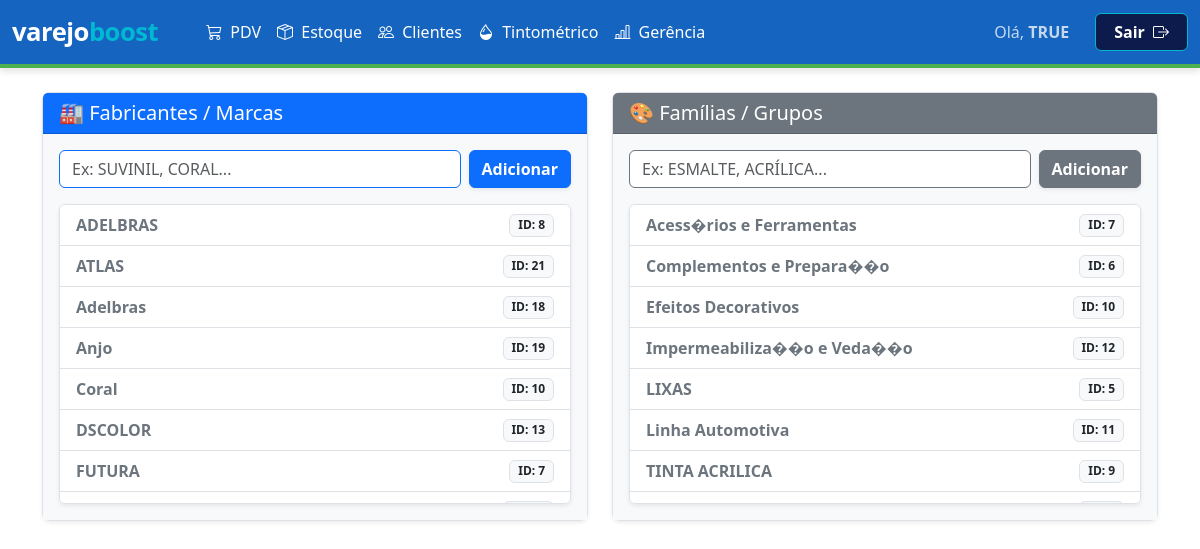
/gerencia/auxiliares/ (signed in), run on the app's committed database.
### inventario/models.py (models this page shows, shortened)
class Marca(models.Model):
    nome = models.CharField(max_length=100, unique=True)

class Familia(models.Model):
    nome = models.CharField(max_length=100, unique=True)

### inventario/views/auxiliares.py (the view)
# urls.py: path('gerencia/auxiliares/', auxiliares.tela_marcas, name='tela_gerencia_auxiliares'),
def tela_marcas(request):
    if 'usuario_logado' not in request.session:
        return redirect('login')
    familias = Familia.objects.all().order_by('nome')
    marcas = Marca.objects.all().order_by('nome')
    return render(request, 'inventario/gerencia_auxiliares.html', {
        'familias': familias, 'marcas': marcas, 'marcas_list': marcas, 'fabricantes': marcas, 'aba_ativa': 'marcas'
    })

### inventario/templates/inventario/gerencia_auxiliares.html (shortened to what this page needs)
{% extends 'inventario/base.html' %}
{% block content %}
<div class="row g-4">
    <div class="col-md-6">
        <div class="card shadow-sm border-0">
            <div class="card-header bg-primary text-white fw-bold">
                <h5 class="mb-0">🏭 Fabricantes / Marcas</h5>
            </div>
            <div class="card-body bg-light">
                <form method="POST" action="{% url 'salvar_marca' %}" class="d-flex gap-2 mb-3">
                    <input type="text" name="nome" class="form-control border-primary" placeholder="Ex: SUVINIL, CORAL..." required>
                    <button type="submit" class="btn btn-primary fw-bold shadow-sm">Adicionar</button>
                </form>
                <div class="bg-white border rounded shadow-sm" style="max-height: 300px; overflow-y: auto;">
                    <ul class="list-group list-group-flush">
                        {% for m in marcas %}
                        <li class="list-group-item d-flex justify-content-between align-items-center">
                            <span class="fw-bold text-secondary">{{ m.nome }}</span>
                            <span class="badge bg-light text-dark border">ID: {{ m.id }}</span>
                        </li>
                        {% empty %}
                        <li class="list-group-item text-muted text-center py-4">Nenhuma marca cadastrada.</li>
                        {% endfor %}
                    </ul>
                </div>
            </div>
        </div>
    </div>
    <div class="col-md-6">
        <div class="card shadow-sm border-0">
            <div class="card-header bg-secondary text-white fw-bold">
                <h5 class="mb-0">🎨 Famílias / Grupos</h5>
            </div>
            <div class="card-body bg-light">
                <form method="POST" action="{% url 'salvar_familia' %}" class="d-flex gap-2 mb-3">
                    <input type="text" name="nome" class="form-control border-secondary" placeholder="Ex: ESMALTE, ACRÍLICA..." required>
                    <button type="submit" class="btn btn-secondary fw-bold shadow-sm">Adicionar</button>
                </form>
                <div class="bg-white border rounded shadow-sm" style="max-height: 300px; overflow-y: auto;">
                    <ul class="list-group list-group-flush">
                        {% for f in familias %}
                        <li class="list-group-item d-flex justify-content-between align-items-center">
                            <span class="fw-bold text-secondary">{{ f.nome }}</span>
                            <span class="badge bg-light text-dark border">ID: {{ f.id }}</span>
                        </li>
                        {% empty %}
                        <li class="list-group-item text-muted text-center py-4">Nenhuma família cadastrada.</li>
                        {% endfor %}
                    </ul>
                </div>
            </div>
        </div>
    </div>
</div>
{% endblock %}

### inventario/templates/inventario/base.html (style rules this page uses)
:root { --azul-confianca: #1565C0; --turquesa-automacao: #00B8D4; --verde-crescimento: #4CAF50; --azul-escuro: #0D1B4C; --branco: #FFFFFF; }
body { background-color: var(--branco); color: var(--azul-escuro); font-family: 'Segoe UI', Tahoma, Geneva, Verdana, sans-serif; }
.card { border: 1px solid #dee2e6 !important; border-radius: 8px; }

### data on the page
Marca: nome "ADELBRAS", id "8"
Marca: nome "ATLAS", id "21"
Marca: nome "Adelbras", id "18"
Marca: nome "Anjo", id "19"
Marca: nome "Coral", id "10"
Marca: nome "DSCOLOR", id "13"
Marca: nome "FUTURA", id "7"
Familia: nome "Acess�rios e Ferramentas", id "7"
Familia: nome "Complementos e Prepara��o", id "6"
Familia: nome "Efeitos Decorativos", id "10"
Familia: nome "Impermeabiliza��o e Veda��o", id "12"
Familia: nome "LIXAS", id "5"
Familia: nome "Linha Automotiva", id "11"
Familia: nome "TINTA ACRILICA", id "9"

### other printed values
{{ request.session.usuario_logado|upper }} "TRUE"
